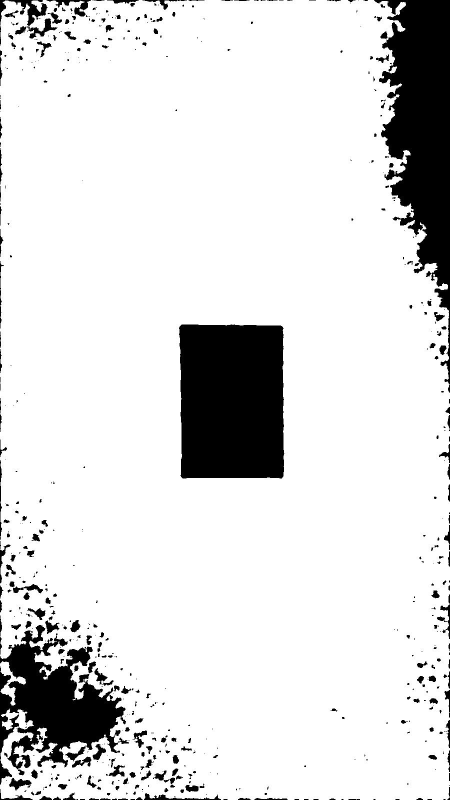
//> input picture Stereo Vision/Matlab/Database/Lback.jpg, 899 x 1599 px (shown at 1/2 size)
$ ./ConsoleApplication2   (built with g++ and OpenCV 4)
//> lines starting //> are read from the running program, lines starting //| are printed output that depends on the picture; after the words box and inside, x2 and y2 are one past the last pixel; in counts of white or black regions, pixels touching at a corner belong together
### Stereo Vision/ConsoleApplication2/ConsoleApplication2/stdafx.h
// stdafx.h : include file for standard system include files,
// or project specific include files that are used frequently, but
// are changed infrequently
//

#pragma once

#include "targetver.h"

#include <stdio.h>
#include <tchar.h>


// TODO: reference additional headers your program requires here

### Stereo Vision/ConsoleApplication2/ConsoleApplication2/ConsoleApplication2.cpp
// ConsoleApplication2.cpp : Defines the entry point for the console application.
//
#define _CRT_SECURE_NO_WARNINGS
#include "stdafx.h"

#include "opencv2/imgproc.hpp"
#include "opencv2/imgcodecs.hpp"
#include "opencv2/highgui.hpp"
#include "opencv2/core/core.hpp"
#include <iostream>
#include < opencv2/video/background_segm.hpp>

#include <math.h>
using namespace cv;
using namespace std;


/// Global variables
Mat src, erosion_dst, dilation_dst;
Mat gray_image;
Mat gau_blur, edge, dil, erode1, contours;
float disparity = 0;

float distance_between_Camera = 200;
float object_Height = 0, object_Width = 0;
float image_Height = 1599;

int erosion_elem = 0;
int erosion_size = 0;
int dilation_elem = 0;
int dilation_size = 0;
int const max_elem = 2;
int const max_kernel_size = 21;
float focal_length = 1830;// 26.73;
RNG rng(12345);
int coods_Left[4][4];
int coods_Right[4][4];
int coods_ThreeDimensional[4][4];
int leftOrRight = 0;
int i = 0, j = 0;//counter for button click
float depth;
/** Function Headers */

void onMouse(int, int, int, int, void*);

void calculate_Distance_Method();

Mat bounding_mat;
Mat bg_image;

int main(int, char** argv)
{
	const char * left_file_name = "C:/Users/Raghunandan/Desktop/LBack.jpg";
	const char * right_file_name = "C:/Users/Raghunandan/Desktop/RBack.jpg";
	Mat src_mat, gray_mat, canny_mat;
	Mat contour_mat;
	const char* src_name = "Source";
	const char* contours_name = "Contours";
	const char* bounding_name = "Bounding";


	//1.Read image file & clone.
	int count = 0;
	do
	{
		if (leftOrRight == 0)
		{
			src_mat = imread(left_file_name);
//> src_mat is the input picture: 1599 rows x 899 cols, CV_8UC3; min 0, max 255, mean 222.1

			printf("FOR LEFT IMAGE:\n");
		}
		else if (leftOrRight == 1)
		{
			src_mat = imread(right_file_name);

			printf("FOR RIGHT IMAGE:\n");
		}
		// [4 lines of commented-out code are left out]

		contour_mat = src_mat.clone();
		bounding_mat = src_mat.clone();

		//2. Convert to gray image and apply canny edge detection
		cvtColor(src_mat, gray_mat, COLOR_RGB2GRAY);
		GaussianBlur(gray_mat, canny_mat, Size(7, 7), 0, 0);
		//Perform Canny Edge Detection
		Canny(canny_mat, canny_mat, 50, 150, 3, false);
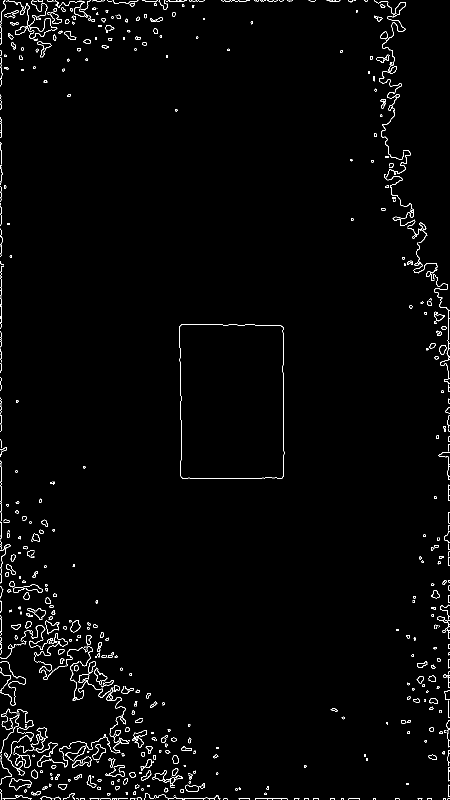
//> canny_mat: 1599 rows x 899 cols, CV_8UC1 (shown at 1/2 size); 1.6% white in thin lines or dots
		//
		//Dilate and Erode the image for better accuracy
		cv::dilate(canny_mat, canny_mat, cv::Mat(), cv::Point(-1, -1));
		cv::erode(canny_mat, canny_mat, cv::Mat(), cv::Point(-1, -1));
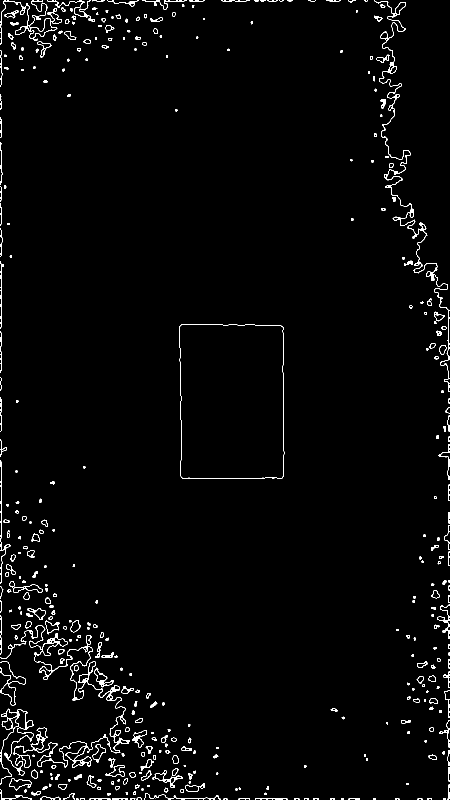
//> canny_mat: 1599 rows x 899 cols, CV_8UC1 (shown at 1/2 size); 2% white in thin lines or dots

		//3. Find & process the contours
		//3.1 find contours on the edge image.
		vector< vector< cv::Point> > contours;
		findContours(canny_mat, contours, CV_RETR_EXTERNAL, CHAIN_APPROX_SIMPLE);
//> contours = 376 contours, 172 with area under 20; largest, box (x1, y1, x2, y2) and area: (358, 648, 569, 957) 62892, (0, 1250, 260, 1569) 6144, (749, 0, 899, 784) 1963, (0, 0, 124, 90) 1630, (0, 1322, 52, 1411) 678

		//3.2 draw contours & property value on the source image.
		double area, length;
		//drawContours(contour_mat, contours, -1, cv::Scalar(0), 2);  //draw contours on the image
		for (int i = 0; i < contours.size(); ++i)
		{
			Point2f center;
			float radius;

			area = contourArea(contours[i]);
			length = arcLength(contours[i], true);
			minEnclosingCircle(contours[i], center, radius);

			//draw contour property value at the contour center.
			char buffer[64] = { 0 };
			//sprintf(buffer, "Area: %.2lf", area);
			putText(contour_mat, buffer, center, FONT_HERSHEY_SIMPLEX, .6, Scalar(0), 1);

			//sprintf(buffer, "Length: %.2lf", length);
			putText(contour_mat, buffer, Point(center.x, center.y + 20), FONT_HERSHEY_SIMPLEX, .6, Scalar(0), 1);
		}
//> this loop made 376 passes
//> (area, length, center, radius) on passes 12, 17, 18: (46, 145, Point(542, 1597.5), 32), (32, 71.31, Point(239.5, 1597.5), 15.51), (20, 94.14, Point(199.5, 1597.5), 20.51)

		//3.3 find bounding of each contour, and draw it on the source image.
		for (int i = 0; i < contours.size(); ++i)
		{
			Point2f points[4];
			Point2f center;
			float radius;
			Rect rect;
			RotatedRect rotate_rect;

			//compute the bounding rect, rotated bounding rect, minum enclosing circle.
			rect = boundingRect(contours[i]);
			rotate_rect = minAreaRect(contours[i]);
			minEnclosingCircle(contours[i], center, radius);

			rotate_rect.points(points);

			vector< vector< Point> > polylines;
			polylines.resize(1);
			for (int j = 0; j < 4; ++j)
				polylines[0].push_back(points[j]);

			//draw them on the bounding image.
			cv::rectangle(bounding_mat, rect, Scalar(0, 0, 255), 2);

			if (rect.height > object_Height)
				object_Height = rect.height;
			if (rect.width > object_Width)
				object_Width = rect.width;
			if (i == (contours.size() - 1))
			{
				char buffer[64] = { 0 };
	//			sprintf(buffer, "Height: %d", object_Height);
				putText(bounding_mat, buffer, center, FONT_HERSHEY_SIMPLEX, .6, Scalar(255, 255, 0), 2);

//				sprintf(buffer, "Width: %d", object_Width);
				putText(bounding_mat, buffer, Point(center.x, center.y + 20), FONT_HERSHEY_SIMPLEX, .6, Scalar(255, 255, 0), 2);
			}
			//cv::polylines(bounding_mat, polylines, true, Scalar(0, 255, 0), 2);
			//cv::circle(bounding_mat, center, radius, Scalar(255, 0, 0), 2);
		}
//> this loop made 376 passes
//> (rect, rotate_rect, center, radius, object_Height, object_Width) on passes 1, 23, 165: (Rect(886, 1596, 6, 3), centre (888.5, 1597), size (2, 5), angle -90, Point(888.5, 1597.5), 2.55, 3, 6), (Rect(289, 1586, 152, 13), centre (364.5, 1592), size (12, 151), angle -90, Point(364.5, 1597), 75.51, 13, 152), (Rect(0, 1250, 260, 319), centre (105.5, 1395.5), size (275.2, 296.8), angle -11.4, Point(95.44, 1422.4), 174.1, 319, 260)
//> (rect, rotate_rect, center, radius, object_Height) on passes 21, 22, 32, 42, 65, 94: (Rect(273, 1594, 11, 5), centre (278, 1596), size (4, 10), angle -90, Point(278, 1597.5), 5.03, 5), (Rect(80, 1592, 42, 7), centre (100.5, 1595), size (6, 41), angle -90, Point(100.5, 1597.5), 20.51, 7), (Rect(0, 1578, 64, 21), centre (29.2, 1595.9), size (19, 66.1), angle -74.1, Point(31.5, 1588), 33.05, 21), (Rect(895, 1569, 4, 30), centre (897, 1583.5), size (29.1, 3), angle -87.8, Point(896.5, 1583.5), 14.58, 30), (Rect(305, 1541, 61, 35), centre (334.6, 1556.5), size (27.7, 56.1), angle -68.2, Point(335, 1556), 30.07, 35), (Rect(185, 1488, 27, 37), centre (195.3, 1505.1), size (31.8, 23.8), angle -53.1, Point(196.5, 1506), 18.17, 37)
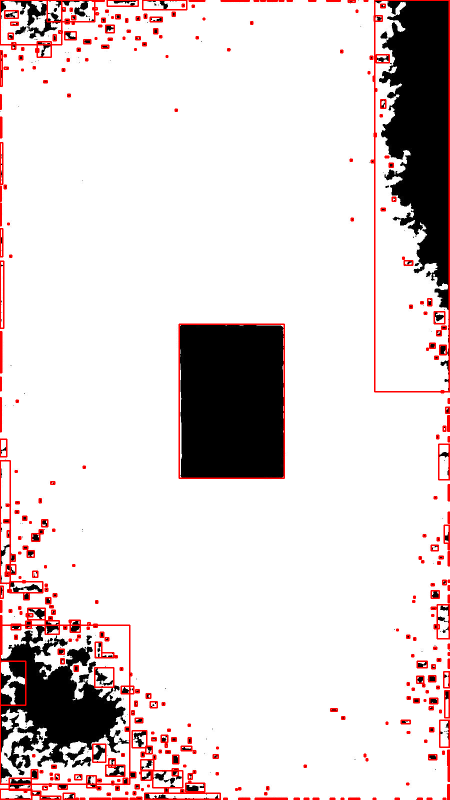
//> bounding_mat: 1599 rows x 899 cols, CV_8UC3 (shown at 1/2 size); 3.74% of pixels changed, all inside (x1, y1, x2, y2) = (0, 0, 899, 1599)
//> after the loop, object_Height = 784; object_Width = 260
		printf("Height of rec: %d :: ", object_Height);
//| Height of rec: 0 ::
		printf("Width of rec: %d", object_Width);
//| Width of rec: 0
		printf("\n");

		// [7 lines of commented-out code are left out]
		if (leftOrRight == 0)
			imwrite("C:/Users/Raghunandan/Desktop/Bounding_LEFT.jpg", bounding_mat);
		else
			imwrite("C:/Users/Raghunandan/Desktop/Bounding_RIGHT.jpg", bounding_mat);

		//imshow(bounding_name, bounding_mat);


		namedWindow("image", CV_WINDOW_FREERATIO);
		//resizeWindow("image", 600, 600);
		imshow("image", bounding_mat);
		setMouseCallback("image", onMouse, 0);
		waitKey(0);

	} while (leftOrRight < 2);
	//TODO:
	// depth = (focal_length*distance_between_Camera) / disp;
	//calculate_Original_Dimensions();
	calculate_Distance_Method();
	Ptr< BackgroundSubtractor> pMOG; //MOG Background subtractor
	int z = 0;
	printf("\nEnter a number to EXIT:");
	cin >> z;
	return 0;
}

// [81 lines left out: functions calculate_Distance_Method, onMouse, not called in this run]
